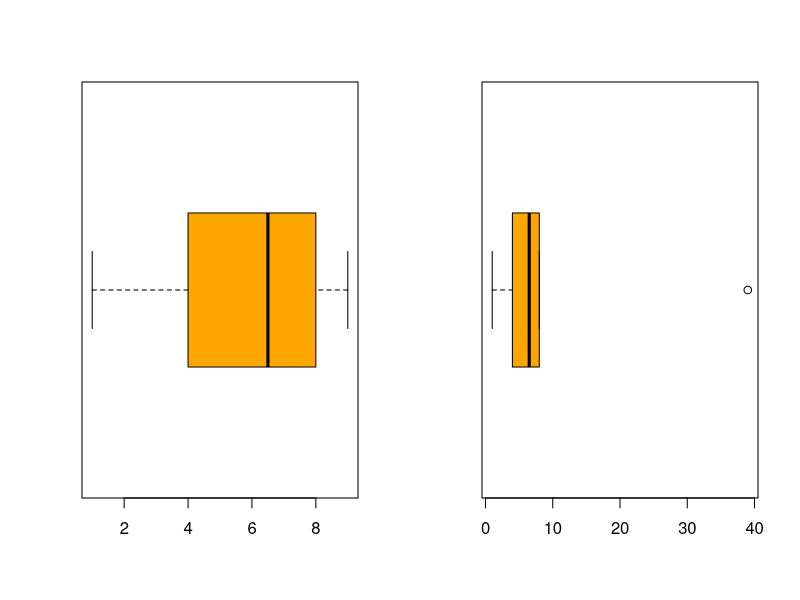
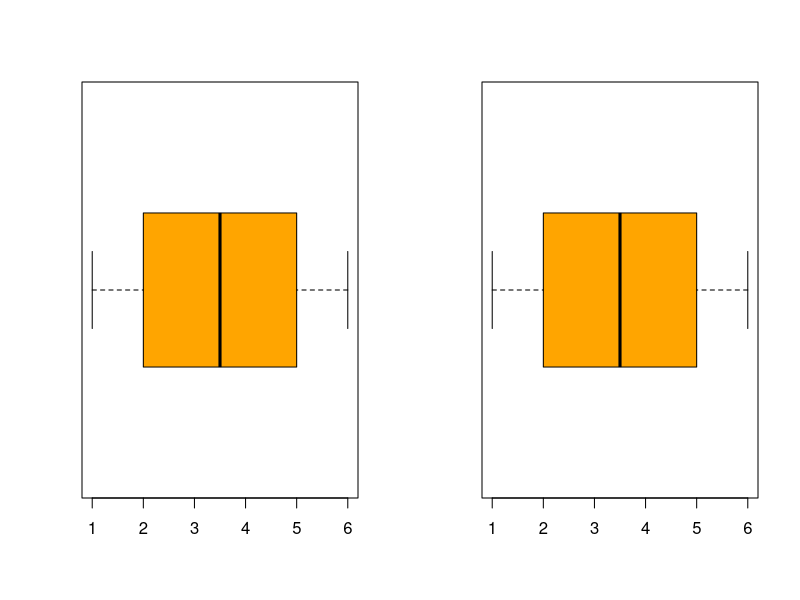

Write the R code that produced these figures, in order.
## ---- chunk 1
x = c(1, 4, 6, 7, 8, 9); y = c(1, 4, 6, 7, 8, 39)

layout(matrix(1:2, 1, 2))
boxplot(x, horizontal=T, col='orange'); boxplot(y, horizontal=T, col='orange')
## ---- chunk 2
layout(matrix(1:2, 1, 2))
boxplot(rank(x), horizontal=T, col='orange'); boxplot(rank(y), horizontal=T, col='orange')
## ---- chunk 3
rbind(rx = rank(x), ry = rank(y))
## ---- chunk 4
x = c(1, 4, 6, 7, 8, 8)
rank(x)
## ---- chunk 5
rbind(x, Rx = rank(x))
